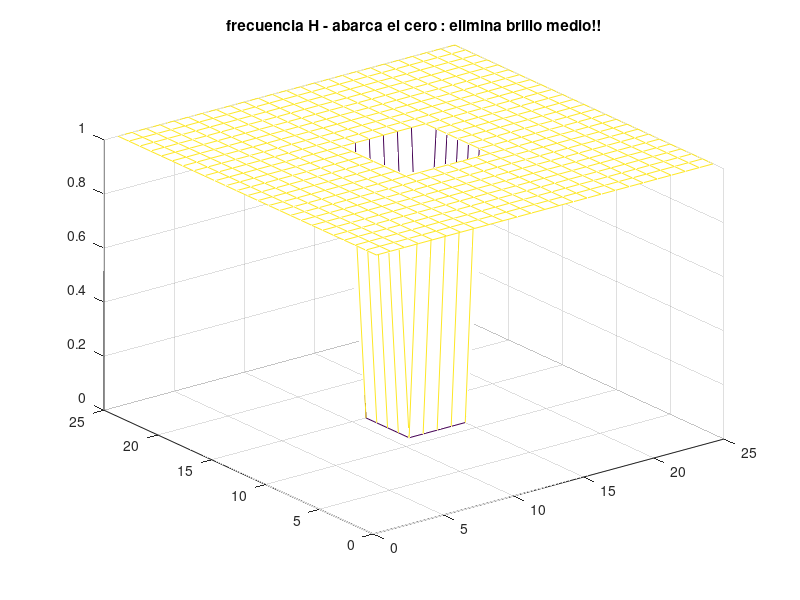
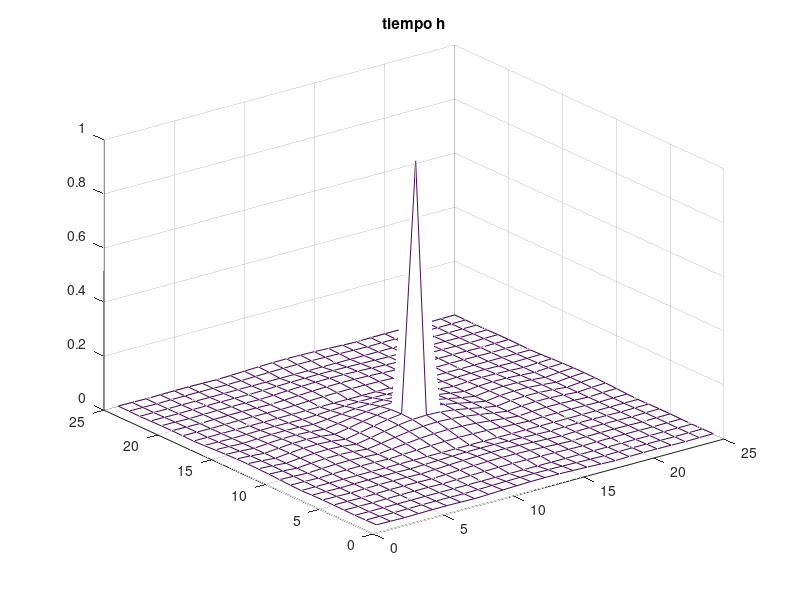

Reproduce these figures in MATLAB, in order.
a  = 0; # si es > 0 agrega brillo medio !

H = ones(25,25);
H(11:15,11:15) = 0 + a;
h=ifft2(H);

mesh([1:25],[1:25],H)
title("frecuencia H - abarca el cero : elimina brillo medio!!")

figure
mesh([1:25],[1:25],fftshift(abs(h)))
title("tiempo h")